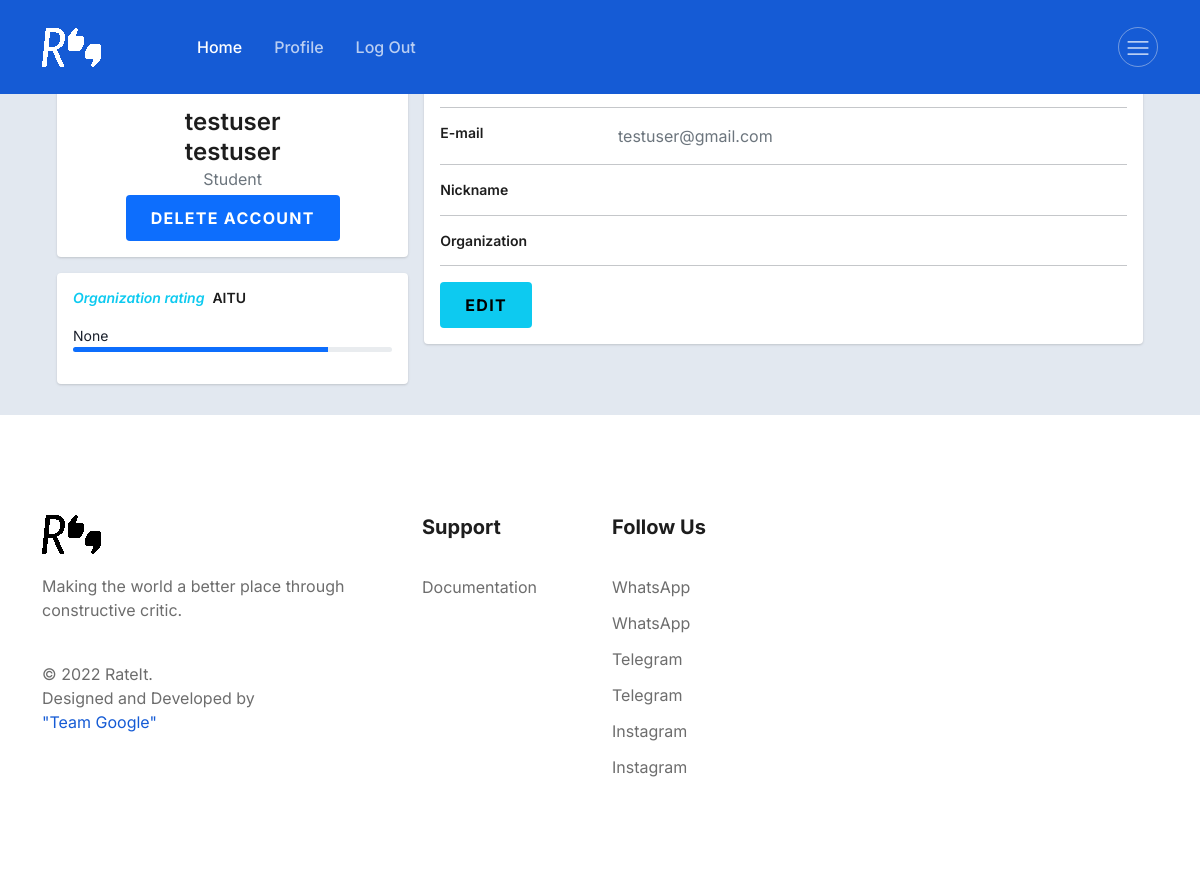
The app's page /profile/testuser/ (signed in) with its own data.
### account/models.py (models this page shows, shortened)
class User(AbstractUser):
    email = models.EmailField('email address', unique=True)
    USERNAME_FIELD = 'email'
    REQUIRED_FIELDS = ["username"]
    first_name = models.CharField(max_length=100, blank=True)
    second_name = models.CharField(max_length=100, blank=True)

class Profile(models.Model):
    profile_category = (
        ('Professor', 'Professor'),
        ('Student', 'Student'),
    )
    user = models.OneToOneField(User, on_delete=models.CASCADE)
    profile_category = models.CharField(max_length=100, choices=profile_category, null=True, default='Student')
    nickname = models.CharField(max_length=100, blank=True)
    organization = models.CharField(max_length=100, blank=True)
    rating = models.IntegerField(blank=True, null=True)
    first_name = models.CharField(max_length=100, blank=True)
    second_name = models.CharField(max_length=100, blank=True)

### account/views.py (the view)
# urls.py: path('profile/<username>/', views.profile, name='profile'),
@login_required
def profile(request, username):
    user = get_object_or_404(User, username=username)
    profile = get_object_or_404(Profile, user=user)
    return render(request, 'profile.html', {'profile': profile, 'user': user})

### account/templates/profile.html (shortened to what this page needs)
{% extends 'base.html' %}
{% load static %}
{% block content %}
    <body>
    <div class="container">
        <div class="main-body">
            <div class="row gutters-sm">
                <div class="col-md-4 mb-3">
                    <div class="card">
                        <div class="card-body">
                            <div class="d-flex flex-column align-items-center text-center">
                                <div class="mt-3">
                                    <h4>{{ user.first_name }} </h4>
                                    <h4>{{ user.second_name }} </h4>
                                    <p class="text-secondary mb-1">{{ profile.profile_category }} </p>
                                    <button class="btn btn-primary">Delete account</button>
                                </div>
                            </div>
                        </div>
                    </div>
                    <div class="card mt-3">
                        <ul class="list-group list-group-flush">
                            <div class="card-body">
                                <h6 class="d-flex align-items-center mb-3"><i class="material-icons text-info mr-2">Organization
                                    rating</i>AITU</h6>
                                <small>{{ profile.rating }}</small>
                                <div class="progress mb-3" style="height: 5px">
                                    <div class="progress-bar bg-primary" role="progressbar" style="width: 80%"
                                         aria-valuenow="80" aria-valuemin="0" aria-valuemax="100"></div>
                                </div>
                            </div>
                        </ul>
                    </div>
                </div>
                <div class="col-md-8">
                    <div class="card mb-3">
                        <div class="card-body">
                            <div class="row">
                                <div class="col-sm-3">
                                    <h6 class="mb-0">Full Name</h6>
                                </div>
                                <div class="col-sm-9 text-secondary">
                                </div>
                            </div>
                            <hr>
                            <div class="row">
                                <div class="col-sm-3">
                                    <h6 class="mb-0">E-mail</h6>
                                </div>
                                <div class="col-sm-9 text-secondary">
                                    {{ user.email }}
                                </div>
                            </div>
                            <hr>
                            <div class="row">
                                <div class="col-sm-3">
                                    <h6 class="mb-0">Nickname</h6>
                                </div>
                                <div class="col-sm-9 text-secondary">
                                </div>
                            </div>
                            <hr>
                            <div class="row">
                                <div class="col-sm-3">
                                    <h6 class="mb-0">Organization</h6>
                                </div>
                                <div class="col-sm-9 text-secondary">
                                </div>
                            </div>
                            <hr>
                            <div class="row">
                                <div class="col-sm-12">
                                    <a class="btn btn-info " target="__blank" href="{% url 'edit_profile' request.user.username %}">Edit</a>
                                </div>
                            </div>
                        </div>
                    </div>
                </div>
            </div>
        </div>
    </div>
{% endblock %}

### account/static/landing.css (style rules this page uses)
:root { --font-family: "Inter", sans-serif; --primary: #155bd5; --primary-dark: #1c3ab6; --primary-light: #e2f1ff; --accent: #00d4d7; --accent-dark: #00bac1; --accent-light: #dff9f8; --success: #13d527; --success-dark: #00ae11; --success-light: #eafbe7; --secondary: #8f15d5; --secondary-dark: #6013c7; --secondary-light: #f4e5fa; --info: #15b2d5; --info-dark: #0f8ca8; --info-light: #e0f5fa; --caution: #dbbb25; --caution-dark: #d58f15; --caution-light: #fbf9e4; --error: #e6185e; --error-dark: #bf1257; --error-light: #fce4eb; --black: #1d1d1d; --dark-1: #2d2d2d; --dark-2: #4d4d4d; --dark-3: #6d6d6d; --gray-1: #8d8d8d; --gray-2: #adadad; --gray-3: #cdcdcd; --gray-4: #e0e0e0; --light-1: #efefef; --light-2: #f5f5f5; --light-3: #fafafa; --white: #ffffff; --gradient-1: linear-gradient(180deg, #155bd5 0%, #1c3ab6 100%); --gradient-2: linear-gradient(180deg, #155bd5 13.02%, #00d4d7 85.42%); --gradient-3: linear-gradient(180deg, #155bd5 0%, #8f15d5 100%); --gradient-4: linear-gradient(180deg, #155bd5 0%, #13d527 100%); --gradient-5: linear-gradient(180deg, #155bd5 0%, #15bbd5 100%); --gradient-6: linear-gradient(180deg, #155bd5 0%, #dbbb25 100%); --gradient-7: linear-gradient(180deg, #155bd5 0%, #e6185e 100%); --gradient-8: linear-gradient(180deg, #1c3ab6 0%, #00bac1 100%); --gradient-9: linear-gradient(180deg, #00d4d7 13.02%, #155bd5 85.42%); --shadow-1: 0px 0px 1px rgba(40, 41, 61, 0.08), 0px 0.5px 2px rgba(96, 97, 112, 0.16); --shadow-2: 0px 0px 1px rgba(40, 41, 61, 0.04), 0px 2px 4px rgba(96, 97, 112, 0.16); --shadow-3: 0px 0px 2px rgba(40, 41, 61, 0.04), 0px 4px 8px rgba(96, 97, 112, 0.16); --shadow-4: 0px 2px 4px rgba(40, 41, 61, 0.04), 0px 8px 16px rgba(96, 97, 112, 0.16); --shadow-5: 0px 2px 8px rgba(40, 41, 61, 0.04), 0px 16px 24px rgba(96, 97, 112, 0.16); --shadow-6: 0px 2px 8px rgba(40, 41, 61, 0.08), 0px 20px 32px rgba(96, 97, 112, 0.24); }
body { font-family: var(--font-family); color: var(--black); font-size: 16px; }
a { display: inline-block; }
a, button, a:hover, a:focus, input:focus, textarea:focus, button:focus { text-decoration: none; outline: none; }
ul, ol { margin: 0px; padding: 0px; list-style-type: none; }
h1, h2, h3, h4, h5, h6 { font-weight: 600; color: var(--black); margin: 0px; }
h4, .h4 { font-size: 1.5em; line-height: 1.25; }
h6, .h6 { font-size: 0.875em; line-height: 1.25; }
p { font-size: 1em; font-weight: 400; line-height: 1.5; color: var(--dark-3); margin: 0px; }
.btn { font-weight: bold; font-size: 16px; line-height: 20px; text-align: center; letter-spacing: 0.08em; text-transform: uppercase; padding: 12px 24px; border-radius: 4px; border: 1px solid transparent; }

### account/static/search.css (style rules this page uses)
*,*:after,*:before { box-sizing:border-box; -moz-box-sizing:border-box; -webkit-box-sizing:border-box; }
a,a:visited { color:#fff }

### account/templates/profile.html (style rules this page uses)
body { margin-top: 20px; color: #1a202c; text-align: left; background-color: #e2e8f0; }
.main-body { padding: 15px; }
.card { box-shadow: 0 1px 3px 0 rgba(0, 0, 0, .1), 0 1px 2px 0 rgba(0, 0, 0, .06); }
.card { position: relative; display: flex; flex-direction: column; min-width: 0; word-wrap: break-word; background-color: #fff; background-clip: border-box; border: 0 solid rgba(0, 0, 0, .125); border-radius: .25rem; }
.card-body { flex: 1 1 auto; min-height: 1px; padding: 1rem; }
.gutters-sm { margin-right: -8px; margin-left: -8px; }
.gutters-sm > .col, .gutters-sm > [class*=col-] { padding-right: 8px; padding-left: 8px; }
.mb-3, .my-3 { margin-bottom: 1rem !important; }

### records on screen
User: first_name "testuser", second_name "testuser", email "testuser@gmail.com"
Profile: profile_category "Student", rating "None"
